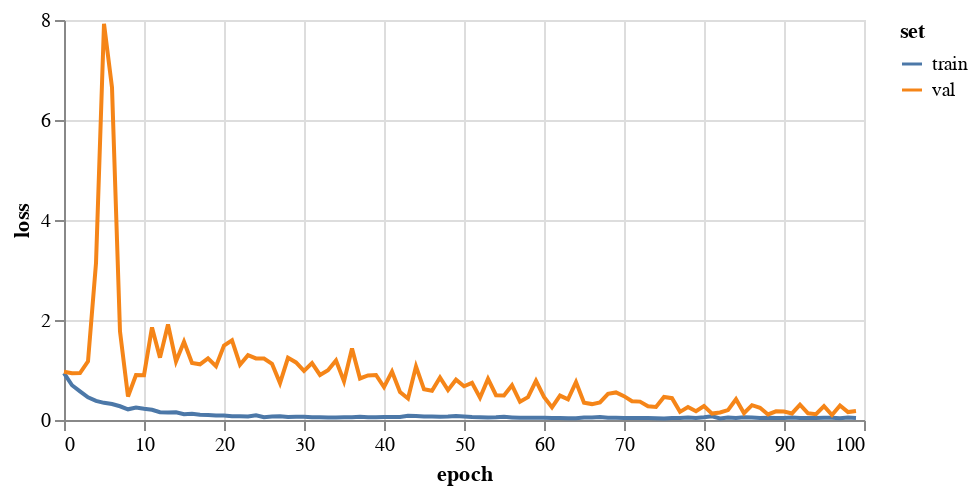

Source (notebook cell):
### Markdown cell above
## 3. Train a GCN

### Code cell
gcn = FeaStNet()
history = gcn.trainModel(trainData, valData, 
                         epochs=100,
                         saveDir='results/gcn01/')

plotHistory(history)

### Figure 1 — Vega-Lite specification as saved in the notebook (floating-point values rounded to 4 significant figures)
{"config": {"view": {"continuousWidth": 400, "continuousHeight": 300}}, "data": {"name": "data-99a6769a06c9b696990507172392659f"}, "mark": "line", "encoding": {"color": {"type": "nominal", "field": "set"}, "tooltip": [{"type": "quantitative", "field": "epoch"}, {"type": "quantitative", "field": "value"}], "x": {"type": "quantitative", "field": "epoch"}, "y": {"type": "quantitative", "axis": {"title": "loss"}, "field": "value"}}, "height": 200, "transform": [{"fold": ["train", "val"], "as": ["set", "value"]}], "width": 400, "$schema": "https://vega.github.io/schema/vega-lite/v4.8.1.json", "datasets": {"data-99a6769a06c9b696990507172392659f": [{"train": 0.9384, "val": 0.9652, "epoch": 0}, {"train": 0.6953, "val": 0.9351, "epoch": 1}, {"train": 0.5731, "val": 0.9383, "epoch": 2}, {"train": 0.453, "val": 1.172, "epoch": 3}, {"train": 0.3835, "val": 3.139, "epoch": 4}, {"train": 0.3436, "val": 7.925, "epoch": 5}, {"train": 0.3203, "val": 6.65, "epoch": 6}, {"train": 0.2745, "val": 1.771, "epoch": 7}, {"train": 0.2139, "val": 0.4693, "epoch": 8}, {"train": 0.2514, "val": 0.8988, "epoch": 9}, {"train": 0.2236, "val": 0.8971, "epoch": 10}, {"train": 0.2052, "val": 1.852, "epoch": 11}, {"train": 0.155, "val": 1.247, "epoch": 12}, {"train": 0.1479, "val": 1.91, "epoch": 13}, {"train": 0.1544, "val": 1.17, "epoch": 14}, {"train": 0.1158, "val": 1.565, "epoch": 15}, {"train": 0.1271, "val": 1.141, "epoch": 16}, {"train": 0.1059, "val": 1.114, "epoch": 17}, {"train": 0.09954, "val": 1.232, "epoch": 18}, {"train": 0.09146, "val": 1.077, "epoch": 19}, {"train": 0.08938, "val": 1.488, "epoch": 20}, {"train": 0.07272, "val": 1.594, "epoch": 21}, {"train": 0.07566, "val": 1.106, "epoch": 22}, {"train": 0.07114, "val": 1.295, "epoch": 23}, {"train": 0.09423, "val": 1.232, "epoch": 24}, {"train": 0.05747, "val": 1.23, "epoch": 25}, {"train": 0.07126, "val": 1.124, "epoch": 26}, {"train": 0.07438, "val": 0.7377, "epoch": 27}, {"train": 0.05993, "val": 1.244, "epoch": 28}, {"train": 0.06319, "val": 1.152, "epoch": 29}, {"train": 0.06576, "val": 0.9835, "epoch": 30}, {"train": 0.05541, "val": 1.137, "epoch": 31}, {"train": 0.05463, "val": 0.9006, "epoch": 32}, {"train": 0.05216, "val": 0.9949, "epoch": 33}, {"train": 0.04926, "val": 1.19, "epoch": 34}, {"train": 0.05416, "val": 0.7717, "epoch": 35}, {"train": 0.0545, "val": 1.429, "epoch": 36}, {"train": 0.06384, "val": 0.8304, "epoch": 37}, {"train": 0.05333, "val": 0.8904, "epoch": 38}, {"train": 0.05552, "val": 0.9001, "epoch": 39}, {"train": 0.06223, "val": 0.6569, "epoch": 40}, {"train": 0.05847, "val": 0.9681, "epoch": 41}, {"train": 0.06173, "val": 0.5588, "epoch": 42}, {"train": 0.08447, "val": 0.4285, "epoch": 43}, {"train": 0.0817, "val": 1.072, "epoch": 44}, {"train": 0.06834, "val": 0.6136, "epoch": 45}, {"train": 0.06836, "val": 0.5859, "epoch": 46}, {"train": 0.067, "val": 0.8513, "epoch": 47}, {"train": 0.07058, "val": 0.5981, "epoch": 48}, {"train": 0.08063, "val": 0.8067, "epoch": 49}, {"train": 0.07016, "val": 0.674, "epoch": 50}, {"train": 0.05852, "val": 0.7424, "epoch": 51}, {"train": 0.0566, "val": 0.4456, "epoch": 52}, {"train": 0.0504, "val": 0.8227, "epoch": 53}, {"train": 0.0527, "val": 0.4966, "epoch": 54}, {"train": 0.06302, "val": 0.4908, "epoch": 55}, {"train": 0.05187, "val": 0.6935, "epoch": 56}, {"train": 0.04424, "val": 0.3644, "epoch": 57}, {"train": 0.04599, "val": 0.4576, "epoch": 58}, {"train": 0.04443, "val": 0.7841, "epoch": 59}, {"train": 0.04303, "val": 0.4619, "epoch": 60}, {"train": 0.04069, "val": 0.253, "epoch": 61}, {"train": 0.03774, "val": 0.4884, "epoch": 62}, {"train": 0.03465, "val": 0.412, "epoch": 63}, {"train": 0.03544, "val": 0.7577, "epoch": 64}, {"train": 0.05065, "val": 0.3457, "epoch": 65}, {"train": 0.05234, "val": 0.3181, "epoch": 66}, {"train": 0.0584, "val": 0.3524, "epoch": 67}, {"train": 0.04418, "val": 0.5238, "epoch": 68}, {"train": 0.04544, "val": 0.5518, "epoch": 69}, {"train": 0.03883, "val": 0.4765, "epoch": 70}, {"train": 0.04099, "val": 0.374, "epoch": 71}, {"train": 0.04107, "val": 0.3676, "epoch": 72}, {"train": 0.0383, "val": 0.2737, "epoch": 73}, {"train": 0.03725, "val": 0.2618, "epoch": 74}, {"train": 0.03118, "val": 0.4596, "epoch": 75}, {"train": 0.04056, "val": 0.4358, "epoch": 76}, {"train": 0.04215, "val": 0.163, "epoch": 77}, {"train": 0.04918, "val": 0.2597, "epoch": 78}, {"train": 0.03968, "val": 0.1753, "epoch": 79}, {"train": 0.05417, "val": 0.279, "epoch": 80}, {"train": 0.07414, "val": 0.1283, "epoch": 81}, {"train": 0.03176, "val": 0.1513, "epoch": 82}, {"train": 0.05014, "val": 0.1985, "epoch": 83}, {"train": 0.04077, "val": 0.4156, "epoch": 84}, {"train": 0.05647, "val": 0.1354, "epoch": 85}, {"train": 0.04989, "val": 0.2961, "epoch": 86}, {"train": 0.03798, "val": 0.2442, "epoch": 87}, {"train": 0.04513, "val": 0.1107, "epoch": 88}, {"train": 0.03758, "val": 0.1745, "epoch": 89}, {"train": 0.03928, "val": 0.1686, "epoch": 90}, {"train": 0.04796, "val": 0.1315, "epoch": 91}, {"train": 0.03976, "val": 0.3059, "epoch": 92}, {"train": 0.03983, "val": 0.1344, "epoch": 93}, {"train": 0.04021, "val": 0.1155, "epoch": 94}, {"train": 0.04295, "val": 0.2765, "epoch": 95}, {"train": 0.04706, "val": 0.1005, "epoch": 96}, {"train": 0.03697, "val": 0.2886, "epoch": 97}, {"train": 0.0481, "val": 0.1589, "epoch": 98}, {"train": 0.03838, "val": 0.179, "epoch": 99}]}}
